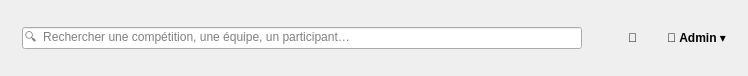
                <widget class="QFrame" name="topbarComp">
                 <property name="minimumSize">
                  <size>
                   <width>0</width>
                   <height>76</height>
                  </size>
                 </property>
                 <property name="maximumSize">
                  <size>
                   <width>16777215</width>
                   <height>76</height>
                  </size>
                 </property>
                 <layout class="QHBoxLayout" name="topbarLayoutComp">
                  <property name="leftMargin">
                   <number>22</number>
                  </property>
                  <property name="topMargin">
                   <number>0</number>
                  </property>
                  <property name="rightMargin">
                   <number>22</number>
                  </property>
                  <property name="bottomMargin">
                   <number>0</number>
                  </property>
                  <item>
                   <widget class="QLineEdit" name="topSearchComp">
                    <property name="minimumSize">
                     <size>
                      <width>560</width>
                      <height>0</height>
                     </size>
                    </property>
                    <property name="maximumSize">
                     <size>
                      <width>560</width>
                      <height>16777215</height>
                     </size>
                    </property>
                    <property name="placeholderText">
                     <string>🔍  Rechercher une compétition, une équipe, un participant…</string>
                    </property>
                   </widget>
                  </item>
                  <item>
                   <spacer name="topbarSpacer">
                    <property name="orientation">
                     <enum>Qt::Horizontal</enum>
                    </property>
                    <property name="sizeHint" stdset="0">
                     <size>
                      <width>40</width>
                      <height>20</height>
                     </size>
                    </property>
                   </spacer>
                  </item>
                  <item>
                   <widget class="QLabel" name="bellComp">
                    <property name="text">
                     <string>🔔</string>
                    </property>
                   </widget>
                  </item>
                  <item>
                   <spacer name="topbarGap">
                    <property name="orientation">
                     <enum>Qt::Horizontal</enum>
                    </property>
                    <property name="sizeType">
                     <enum>QSizePolicy::Fixed</enum>
                    </property>
                    <property name="sizeHint" stdset="0">
                     <size>
                      <width>24</width>
                      <height>20</height>
                     </size>
                    </property>
                   </spacer>
                  </item>
                  <item>
                   <widget class="QLabel" name="adminComp">
                    <property name="text">
                     <string>👤  &lt;b&gt;Admin&lt;/b&gt;  ▾</string>
                    </property>
                    <property name="textFormat">
                     <enum>Qt::RichText</enum>
                    </property>
                   </widget>
                  </item>
                 </layout>
                </widget>
